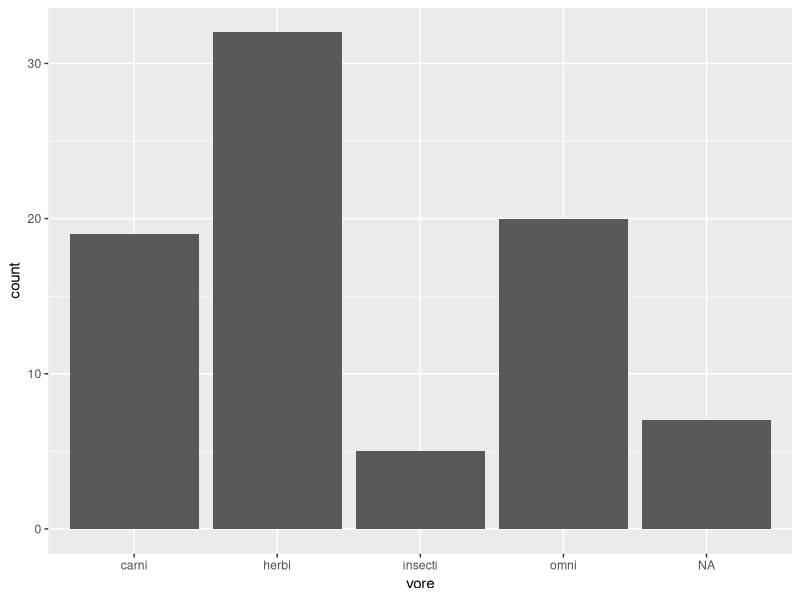
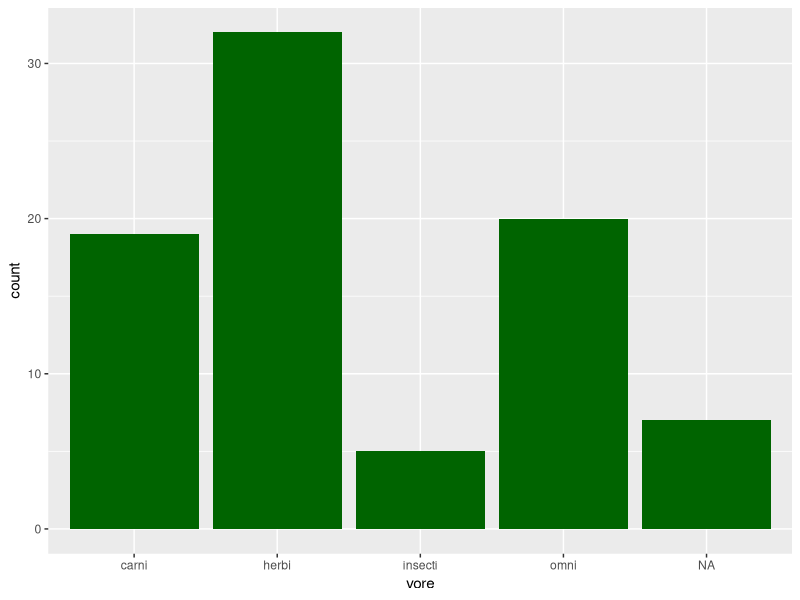
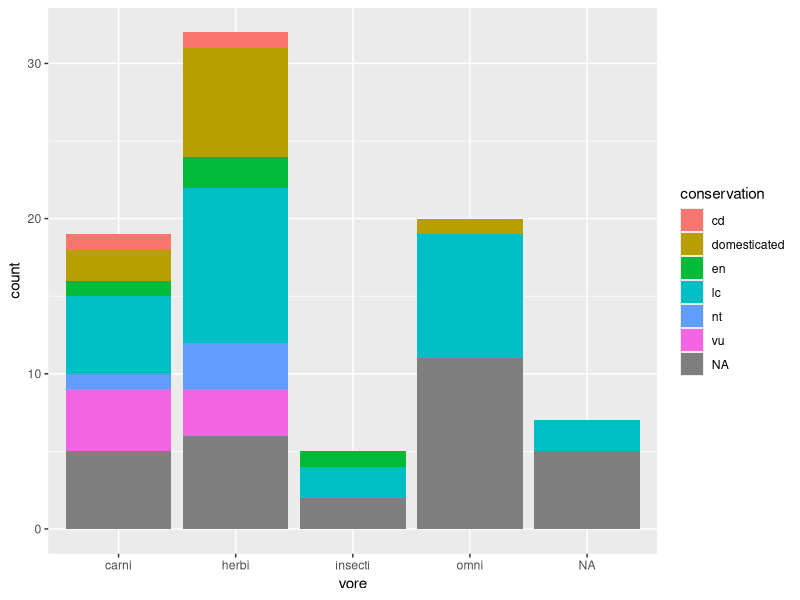
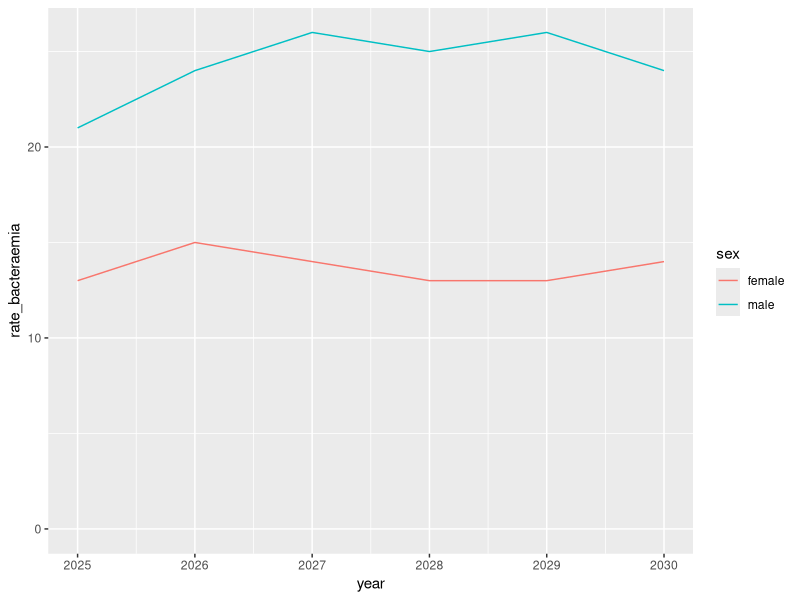
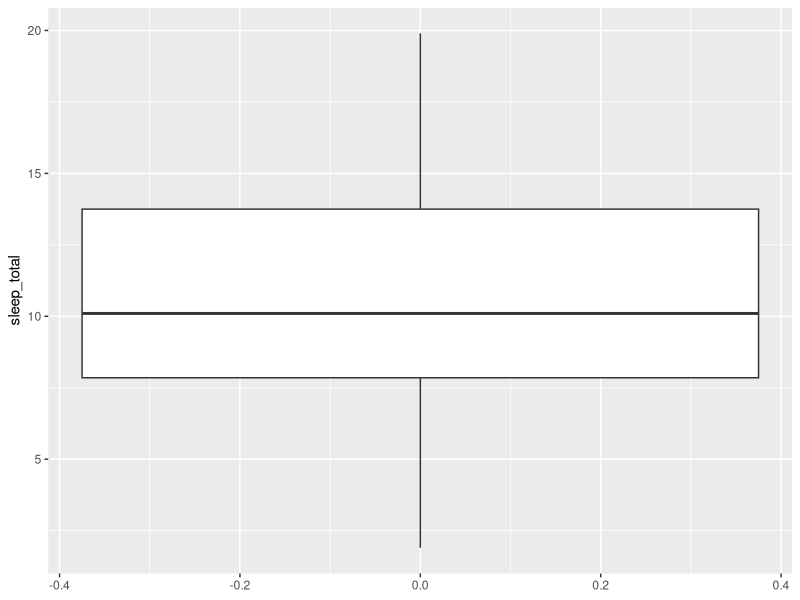
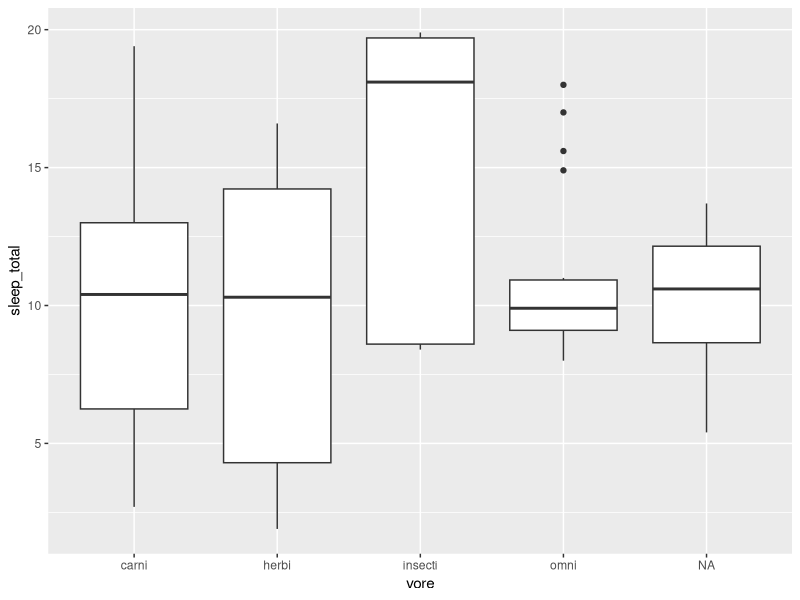
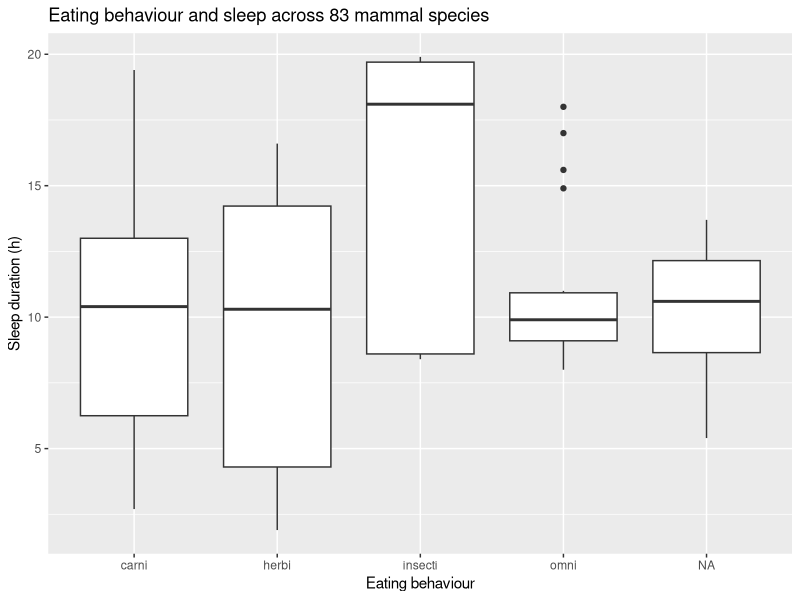
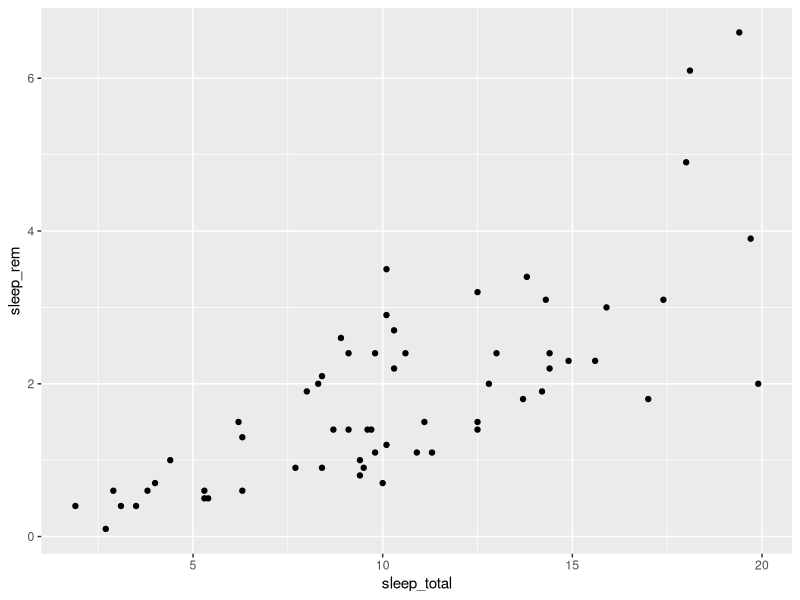

R code for these plots, in order:
## ---- chunk 1
library(readr)
library(ggplot2)
## ---- chunk 2
bacteraemias <- read_csv("./data/bacteraemias.csv")

# Your code below

## ---- chunk 3
# Import data
msleep <- ggplot2::msleep

# Preview of dataset
msleep

# RStudio Viewer
View(msleep)

# Structure
str(msleep)
## ---- chunk 4
# You start with the dataset and variable to plot
ggplot(msleep, aes(x = vore)) +
  # You then add the type of graph
  geom_bar()
## ---- chunk 5
# ggplot(msleep, aes(x = Vore)
#   geom_bar()
## ---- chunk 6

## ---- chunk 7
ggplot(msleep, aes(x = vore)) +
  geom_bar(fill = "darkgreen")
## ---- chunk 8
ggplot(msleep, aes(x = vore, fill = conservation)) +
  geom_bar()
## ---- chunk 9

## ---- chunk 10
library(tidyverse)
dat <- tribble(
    ~sex, ~year, ~rate_bacteraemia,
    "female", 2025, 13,
    "female", 2026, 15,
    "female", 2027, 14,
    "female", 2028, 13,
    "female", 2029, 13,
    "female", 2030, 14,
    "male", 2025, 21,
    "male", 2026, 24,
    "male", 2027, 26,
    "male", 2028, 25,
    "male", 2029, 26,
    "male", 2030, 24)

dat |>
    ggplot(aes(x = year, y = rate_bacteraemia, colour = sex)) +
    geom_line() +
    coord_cartesian(ylim = c(0, NA))
## ---- chunk 11
ggplot(msleep, aes(y = sleep_total)) +
  geom_boxplot()
## ---- chunk 12
ggplot(msleep, aes(x = vore, y = sleep_total)) +
  geom_boxplot()
## ---- chunk 13
ggplot(msleep, aes(x = vore, y = sleep_total)) +
  geom_boxplot() +
  labs(title = "Eating behaviour and sleep across 83 mammal species",
       x = "Eating behaviour",
       y = "Sleep duration (h)")
## ---- chunk 14
# Dataframe and variables

# Graph type

# Labels

## ---- chunk 15
ggplot(msleep, aes(x = sleep_total, y = sleep_rem)) +
  geom_point()
## ---- chunk 16

## ---- chunk 17
ggplot(msleep, aes(x = sleep_total, y = sleep_rem)) +
  geom_point(aes(colour = vore))
## ---- chunk 18

## ---- chunk 19
ggplot(msleep, aes(x = sleep_total, y = sleep_rem)) +
  geom_smooth(method = "lm", colour = "darkgrey", linetype = "dashed") +
  geom_point(aes(shape = vore, colour = conservation)) +
  coord_cartesian(xlim = c(0, 20)) +
  labs(title = "Relationship between total and REM sleep duration",
       subtitle = "Among 83 mammal species",
       x = "Daily hours of sleep",
       y = "Daily hours of REM sleep",
       colour = "Conservation\nstatus",
       shape = "Eating behaviour",
       caption = "Data: Savage & West 2007, 'A quantitative, theoretical framework for understanding mammalian sleep'"
       ) +
  theme_bw() +
  scale_colour_brewer(palette  = "Dark2")
## ---- chunk 20
ggsave("REM_mammals_scatterplot.png")
## ---- chunk 21

## ---- chunk 22
# Recap exercise
# You can check if you have a package installed by going to the Packages panel (bottom right of the screen)
# You can install a package by clicking on the Install button (in that panel)
min(bacteraemias$wbc)
min_white <- min(bacteraemias$wbc)

# Exercise 2
ggplot(msleep, aes(x = vore)) +
   geom_bar()

# Exercise 3
ggplot(msleep, aes(x = conservation)) +
   geom_bar()

# Exercise 4
ggplot(msleep, aes(x = conservation, fill = vore)) +
  geom_bar() 
